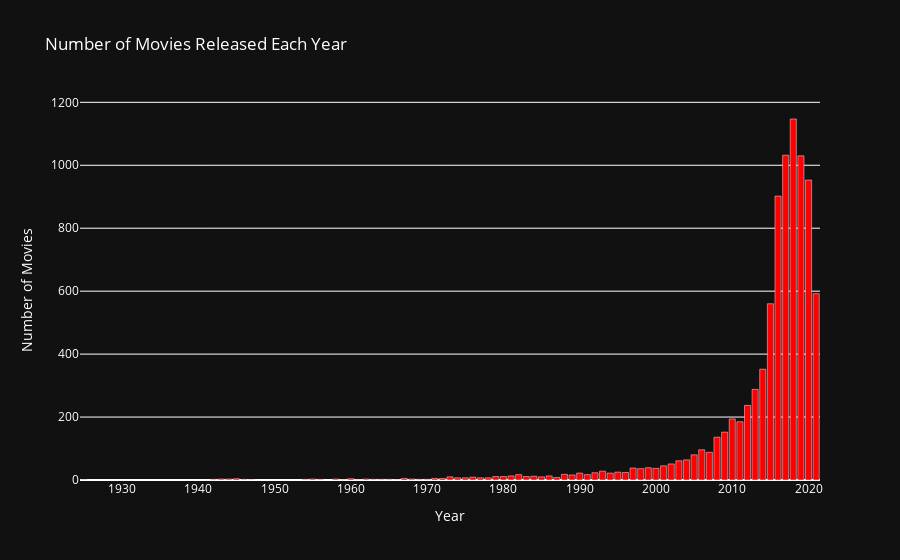

The notebook cell saved with this chart:
### Code cell
movie_counts = netflix_data['release_year'].value_counts().sort_index()
fig = go.Figure(data=go.Bar(x=movie_counts.index, y=movie_counts.values))
fig.update_layout(
    plot_bgcolor='rgb(17, 17, 17)',  
    paper_bgcolor='rgb(17, 17, 17)',  
    font_color='white', 
    title='Number of Movies Released Each Year',  
    xaxis=dict(title='Year'),  
    yaxis=dict(title='Number of Movies')
)
fig.update_traces(marker_color='red')
fig.show()

### Figure 1 — Plotly figure (JSON) as saved in the notebook; plotly's stock layout.template omitted (floating-point values rounded to 4 significant figures)
{"data": [{"marker": {"color": "red"}, "type": "bar", "x": [1925, 1942, 1943, 1944, 1945, 1946, 1947, 1954, 1955, 1956, 1958, 1959, 1960, 1961, 1962, 1963, 1964, 1965, 1966, 1967, 1968, 1969, 1970, 1971, 1972, 1973, 1974, 1975, 1976, 1977, 1978, 1979, 1980, 1981, 1982, 1983, 1984, 1985, 1986, 1987, 1988, 1989, 1990, 1991, 1992, 1993, 1994, 1995, 1996, 1997, 1998, 1999, 2000, 2001, 2002, 2003, 2004, 2005, 2006, 2007, 2008, 2009, 2010, 2011, 2012, 2013, 2014, 2015, 2016, 2017, 2018, 2019, 2020, 2021], "y": [1, 2, 3, 3, 4, 2, 1, 2, 3, 2, 3, 1, 4, 1, 3, 2, 2, 2, 1, 5, 3, 2, 2, 5, 5, 10, 7, 7, 9, 7, 7, 11, 11, 13, 17, 11, 12, 10, 13, 8, 18, 16, 22, 17, 23, 28, 22, 25, 24, 38, 36, 39, 37, 45, 51, 61, 64, 80, 96, 88, 136, 152, 194, 185, 237, 288, 352, 560, 902, 1032, 1147, 1030, 953, 592]}], "layout": {"font": {"color": "white"}, "paper_bgcolor": "rgb(17, 17, 17)", "plot_bgcolor": "rgb(17, 17, 17)", "title": {"text": "Number of Movies Released Each Year"}, "xaxis": {"title": {"text": "Year"}}, "yaxis": {"title": {"text": "Number of Movies"}}}}
